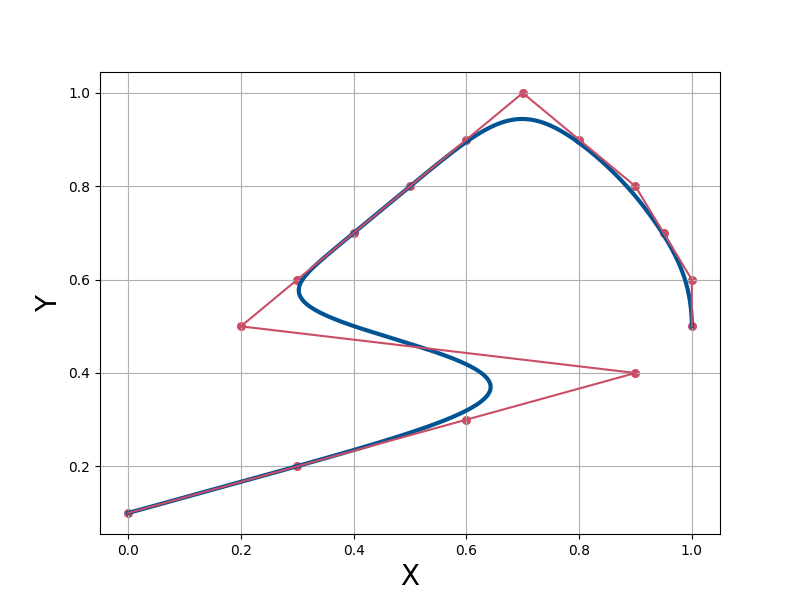

The Python source for this figure:
import numpy as np
import matplotlib.pyplot as plt
from scipy.interpolate import BSpline

# Degree=5的knots和控制点
knots = [0, 0, 0, 0, 0, 0, 0,  
             0.1, 0.2, 0.3, 0.4, 0.6, 0.7, 
             0.8, 0.9, 1,  
             1, 1, 1, 1, 1, 1]  # 尾部节点 (p+1)

control_points = [
    [0.0, 0.1, 0, 1.0],
    [0.3, 0.2, 0, 1.0],
    [0.6, 0.3, 0, 1.0],
    [0.9, 0.4, 0, 1.0],
    [0.2, 0.5, 0, 1.0],
    [0.3, 0.6, 0, 1.0],
    [0.4, 0.7, 0, 1.0],
    [0.5, 0.8, 0, 1.0],
    [0.6, 0.9, 0, 1.0],
    [0.7, 1.0, 0, 1.0],
    [0.8, 0.9, 0, 1.0],
    [0.9, 0.8, 0, 1.0],
    [0.95, 0.7, 0, 1.0],
    [1.0, 0.6, 0, 1.0],
    [1.0, 0.5, 0, 1.0]
]

# Degree 5 B-Spline曲线
degree = 6
spl = BSpline(knots, control_points, degree)

# 在[0, 1]区间内生成100个样本点
x_vals = np.linspace(0, 1, 1000)
y_vals = spl(x_vals)

# 绘制2D B-Spline曲线
plt.figure(figsize=(8, 6))

# 曲线
plt.plot(y_vals[:, 0], y_vals[:, 1], label="B-Spline Curve",color=(1/255, 84/255, 147/255), linewidth=3)
# 控制点
plt.scatter([p[0] for p in control_points], [p[1] for p in control_points], color=(201/255, 78/255, 101/255), s=30, label="Control Points",alpha=1)

# 绘制控制多边形
control_points_x = [p[0] for p in control_points]
control_points_y = [p[1] for p in control_points]
# plt.plot(control_points_x, control_points_y, 'r--', label="Control Polygon")  # 使用红色虚线表示控制多边形
plt.plot(control_points_x, control_points_y, color=(201/255, 78/255, 101/255), linestyle='-', linewidth=1.5, label="Control Polygon")

# plt.title("B-Spline Degree=5 in 2D")
plt.xlabel("X",fontsize=20)
plt.ylabel("Y",fontsize=20)
# plt.legend(fontsize=30)
plt.grid(True)
plt.show()

plt.savefig('normal_2D_6degree.pdf')